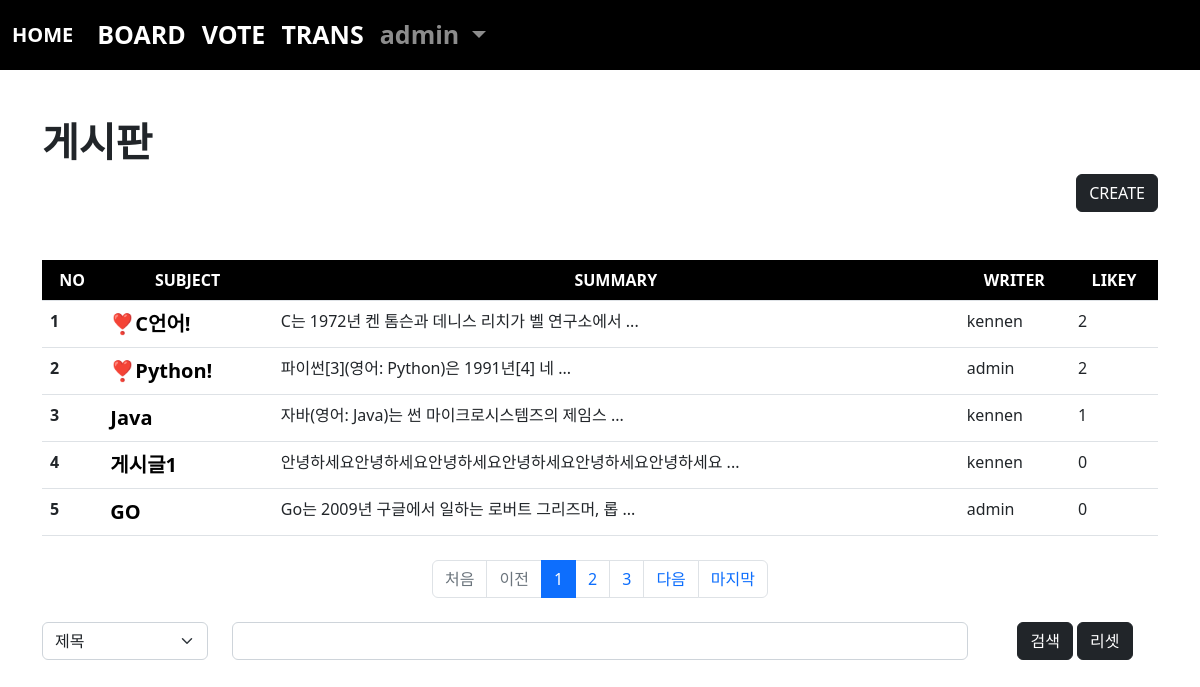
Page /board/index/ (signed in) on the committed database.
### acc/models.py (models this page shows, shortened)
class User(AbstractUser):
    pic = models.ImageField(upload_to="usr/%y")
    comment = models.TextField()
    point = models.IntegerField(default=0)

### board/models.py (models this page shows, shortened)
class Board(models.Model):
    subject = models.CharField(max_length=100)
    writer = models.ForeignKey(User, on_delete=models.CASCADE, related_name="writer")
    content = models.TextField()
    pubdate = models.DateTimeField()
    likey = models.ManyToManyField(User, blank=True, related_name="likey")
    def summary(self):
        if len(self.content) > 30:
            return f"{self.content[:30]} ..."
        return self.content
    def hot(self):
        if self.likey.count() > 1:
            return True
        return False

### board/views.py (the view)
# urls.py: path('index/', views.index, name="index"),
def index(request):
    cate = request.GET.get("cate", "")
    kw = request.GET.get("kw", "")
    pg = request.GET.get("page", 1)
    if kw:
        if cate == "sub":
            b = Board.objects.filter(subject__startswith=kw)
        elif cate == "wri":
            try:
                from acc.models import User
                u = User.objects.get(username=kw)
                b = Board.objects.filter(writer=u)
            except:
                b = Board.objects.none()
        elif cate == "con":
            b = Board.objects.filter(content__contains=kw)
        else:
            b = Board.objects.all()
    else:
        b = Board.objects.all()
    pag = Paginator(b, 5)
    obj = pag.get_page(pg)
    context = {
        "bset" : obj,
        "kw" : kw,
        "cate" : cate
    }
    return render(request, "board/index.html", context)

### templates/board/index.html (shortened to what this page needs)
{% extends 'base.html' %}
{% block con %}
    {% load mathfilters %}
    <div class="container mt-5 mb-5">
        <h1><b>게시판</b></h1>
        <div class="text-end">
            <a class="btn btn-dark" href="{% url 'board:create' %}">CREATE</a>
        </div>
        <table class="table table-hover mt-5">
            <thead style="background-color: black; color:white;" class="text-center">
                <tr>
                    <th scope="col">NO</th>
                    <th scope="col">SUBJECT</th>
                    <th scope="col">SUMMARY</th>
                    <th scope="col">WRITER</th>
                    <th scope="col">LIKEY</th>
                </tr>
            </thead>
            <tbody>
                {% if bset %}
                    {% for i in bset %}
                        <tr>
                            <th scope="row">{{ bset.start_index|add:forloop.counter0 }}</th>
                            <td><a class="sub" href="{% url 'board:detail' i.id %}">{% if i.hot %}❣{% endif %}{{ i.subject }}</a></td>
                            <td>{{ i.summary }}</td>
                            <td>{{ i.writer }}</td>
                            <td>{{ i.likey.count }}</td>
                        </tr>
                    {% endfor %}
                {% endif %}
            </tbody>
        </table>
        <nav aria-label="Page navigation example" class="mt-4">
            <ul class="pagination justify-content-center">
                {% if bset.has_previous %}
                    <li class="page-item"><a class="page-link" href="{% url 'board:index' %}?page=1&cate={{cate}}&kw={{kw}}" tabindex="-1">처음</a></li>
                    <li class="page-item"><a class="page-link" href="{% url 'board:index' %}?page={{ bset.previous_page_number }}&cate={{cate}}&kw={{kw}}" tabindex="-1">이전</a></li>
                {% else %}
                    <li class="page-item disabled"><a class="page-link" tabindex="-1">처음</a></li>
                    <li class="page-item disabled"><a class="page-link" tabindex="-1">이전</a></li>
                {% endif %}
                {% for i in bset.paginator.page_range %}
                    {% if i >= bset.number|sub:3 and bset.number|add:3 >= i %}
                        <li class="page-item {% if i == bset.number %} active {% endif %}"><a class="page-link" href="{% url 'board:index' %}?page={{i}}&cate={{cate}}&kw={{kw}}">{{ i }}</a></li>
                    {% endif %}
                {% endfor %}
                {% if bset.has_next %}
                    <li class="page-item"><a class="page-link" href="{% url 'board:index' %}?page={{ bset.next_page_number }}&cate={{cate}}&kw={{kw}}" tabindex="-1">다음</a></li>
                    <li class="page-item"><a class="page-link" href="{% url 'board:index' %}?page={{ bset.paginator.num_pages }}&cate={{cate}}&kw={{kw}}" tabindex="-1">마지막</a></li>
                {% else %}
                    <li class="page-item disabled"><a class="page-link" tabindex="-1">다음</a></li>
                    <li class="page-item disabled"><a class="page-link" tabindex="-1">마지막</a></li>
                {% endif %}
            </ul>
        </nav>
        <form>
            <div class="row mt-4">
                <div class="col-lg-2">
                    <select class="form-select mb-3" name="cate" aria-label=".form-select-lg example">
                        <option value="sub" {% if cate == 'sub' %} selected {% endif %}>제목</option>
                    </select>
                </div>
                <div class="col-lg-8">
                    <input type="text" name="kw" value="{{kw}}" class="form-control">
                </div>
                <div class="col-lg-2 text-center">
                    <button class="btn btn-dark">검색</button>
                    <a href="{% url 'board:index' %}" class="btn btn-dark">리셋</a>
                </div>
            </div>
        </form>
    </div>
{% endblock %}

### templates/base.html (shortened to what this page needs)
<!doctype html>
<html lang="en">
    <head>
        <link href="https://cdn.jsdelivr.net/npm/bootstrap@5.2.0-beta1/dist/css/bootstrap.min.css" rel="stylesheet">
    </head>
    <body>
        {% if user.is_authenticated %}
            <nav class="navbar navbar-expand-lg navbar-dark" style="background-color: rgb(0, 0, 0); font-weight: bold; font-size: 25px;">
                <div class="container-fluid">
                    <a class="navbar-brand" href="{% url 'acc:index' %}">HOME</a>
                    <div class="collapse navbar-collapse" id="navbarSupportedContent">
                        <ul class="navbar-nav me-auto mb-2 mb-lg-0">
                            <li class="nav-item">
                                <a class="nav-link active" aria-current="page" href="{% url 'board:index' %}">BOARD</a>
                            </li>
                            <li class="nav-item">
                                <a class="nav-link active" aria-current="page" href="{% url 'vote:index' %}">VOTE</a>
                            </li>
                            <li class="nav-item">
                                <a class="nav-link active" aria-current="page" href="{% url 'trans:index' %}">TRANS</a>
                            </li>
                            <li class="nav-item dropdown">
                                <a class="nav-link dropdown-toggle" href="#" id="navbarDropdown" role="button" data-bs-toggle="dropdown" aria-expanded="false">
                                    {{ user }}
                                </a>
                            </li>
                        </ul>
                    </div>
                </div>
            </nav>
        {% endif %}
        {% if user.is_authenticated %}
            {% block con %}{% endblock %}
        {% endif %}
    </body>
</html>

### templates/board/index.html (style rules this page uses)
.sub { text-decoration: none; font-size: 20px; font-weight: bold; color:black; }

### rows in the picture
User: username "admin"
Board: start_index|add "1", subject "C언어!", summary "C는 1972년 켄 톰슨과 데니스 리치가 벨 연구소에서 ...", writer "kennen", likey.count "2"
Board: start_index|add "2", subject "Python!", summary "파이썬[3](영어: Python)은 1991년[4] 네 ...", writer "admin", likey.count "2"
Board: start_index|add "3", subject "Java", summary "자바(영어: Java)는 썬 마이크로시스템즈의 제임스 ...", writer "kennen", likey.count "1"
Board: start_index|add "4", subject "게시글1", summary "안녕하세요안녕하세요안녕하세요안녕하세요안녕하세요안녕하세요 ...", writer "kennen", likey.count "0"
Board: start_index|add "5", subject "GO", summary "Go는 2009년 구글에서 일하는 로버트 그리즈머, 롭 ...", writer "admin", likey.count "0"

### other values in the picture
{{ i }} "1" "2" "3"
